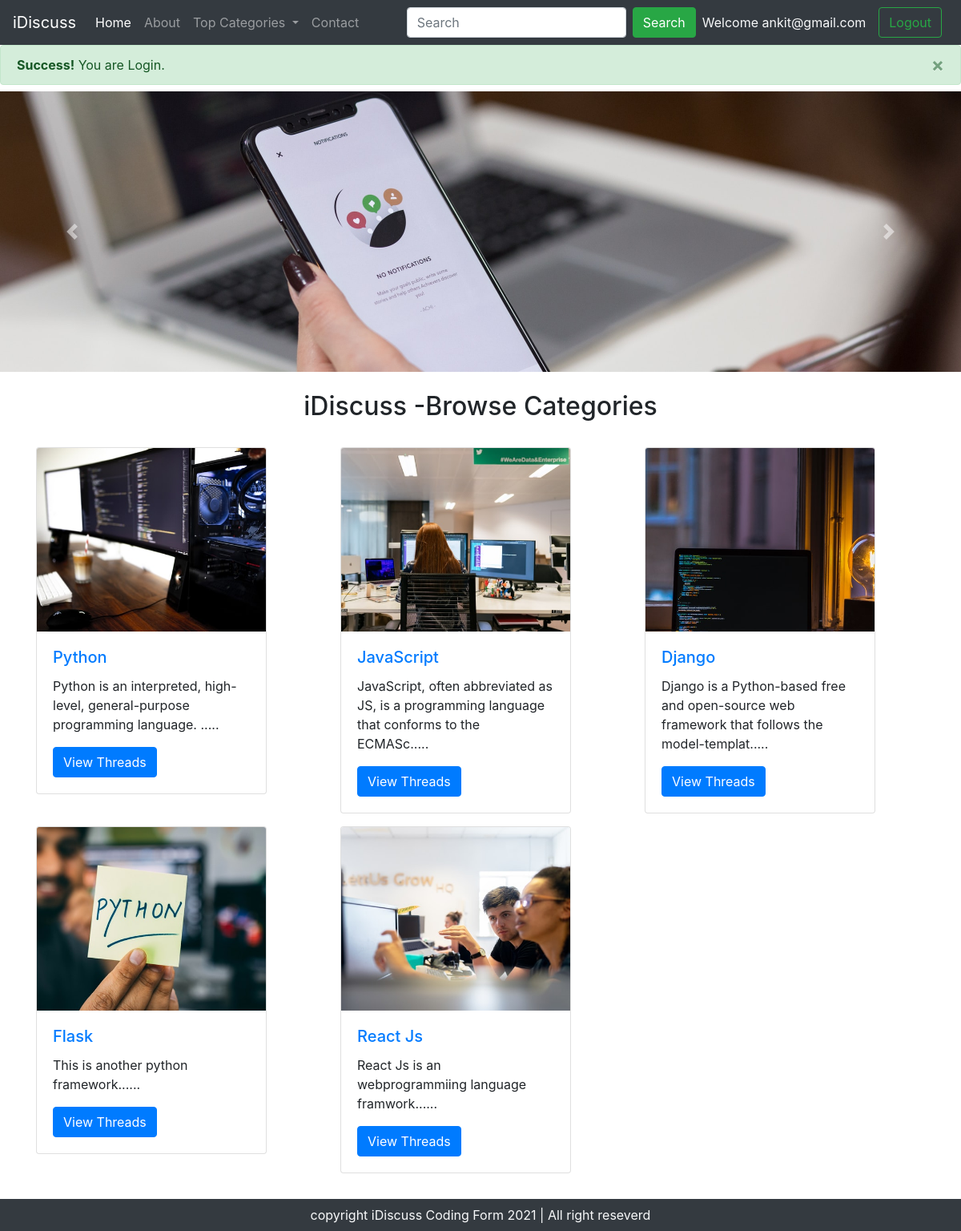
/index.php (signed in), run on the app's committed database.
### tables this page shows
CREATE TABLE `categories` (
  `category_id` int(255) NOT NULL,
  `category_name` varchar(255) NOT NULL,
  `category_description` varchar(255) NOT NULL,
  `created` datetime NOT NULL DEFAULT current_timestamp()
);

### index.php (the view, shortened to what this page needs)
<!doctype html>
<html lang="en">
<head>
    <link rel="stylesheet" href="https://stackpath.bootstrapcdn.com/bootstrap/4.5.0/css/bootstrap.min.css"
>
</head>
<body>
<?php include 'partials/_dbconnect.php'; ?>
    <?php include 'partials/_header.php'; ?>
    <div id="carouselExampleControls" class="carousel slide" data-ride="carousel">
        <div class="carousel-inner my-2">
            <div class="carousel-item active">
                <img src="img/slider-1.jpeg" class="d-block w-100" alt="...">
            </div>
        </div>
        <a class="carousel-control-prev" href="#carouselExampleControls" role="button" data-slide="prev">
            <span class="carousel-control-prev-icon" aria-hidden="true"></span>
        </a>
        <a class="carousel-control-next" href="#carouselExampleControls" role="button" data-slide="next">
            <span class="carousel-control-next-icon" aria-hidden="true"></span>
        </a>
    </div>
    <div class="container my-4 id="ques">
        <h2 class="text-center my-4">iDiscuss -Browse Categories</h2>
        <div class="row my-4">
            <?php
                    $sql = "SELECT * FROM `categories`";
                    $result = mysqli_query($con,$sql);
                    while($row = mysqli_fetch_assoc($result)){
                        $id =$row['category_id'];
                        $cat =$row['category_name'];
                        $desc= $row['category_description'];
                        echo '<div class="col-md-4 my-2">
                        <div class="card" style="width: 18rem; height=">
                            <img src="img/card-'.$id.'.jpeg" class="card-img-top" alt="image for category">
                            <div class="card-body">
                                <h5 class="card-title"><a href="threadlist.php?catid='.$id.'"> '.$cat.' </a></h5>
                                <p class="card-text">'.substr($desc,0,90).'.....</p>
                                <a href="threadlist.php?catid='.$id.'" class="btn btn-primary">View Threads</a>
                            </div>
                        </div>
                    </div>';
                    }
                ?>
        </div>
    </div>
    <?php include 'partials/_footer.php'; ?>
</body>
</html>

### data on the page
categories: shows a picture, category_name "Python", category_description "Python is an interpreted, high-level, general-purpose programming language."
categories: shows a picture, category_name "JavaScript", category_description "JavaScript, often abbreviated as JS, is a programming language that conforms to the ECMASc"
categories: shows a picture, category_name "Django", category_description "Django is a Python-based free and open-source web framework that follows the model-templat"
categories: shows a picture, category_name "Flask", category_description "This is another python framework."
categories: shows a picture, category_name "React Js", category_description "React Js is an webprogrammiing language framwork."

### other printed values
$_SESSION['useremail'] "ankit@gmail.com"
